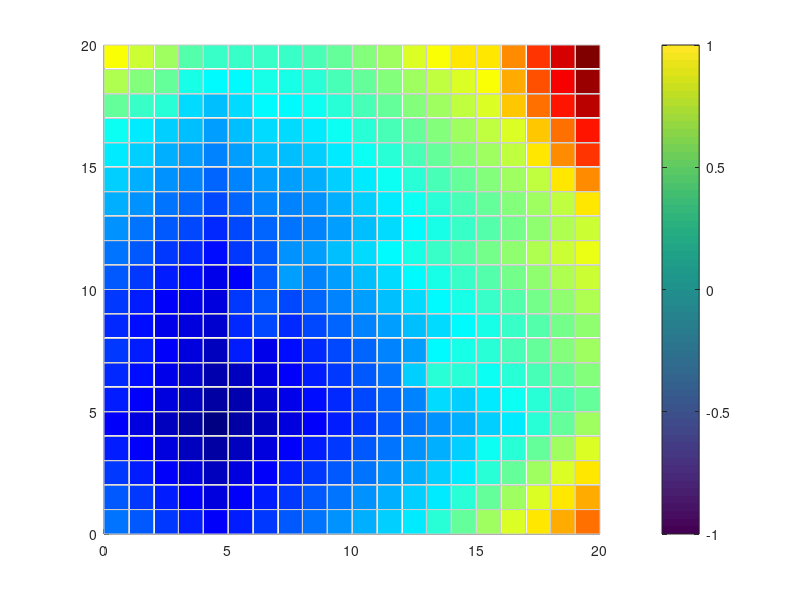

This figure's MATLAB source: (Note: this script raises an error after producing the figure.)
fprintf('Starting grid distance calculation...\n');

% --- Load the generated terrain data ---
% Make sure 'terrain_data.mat' exists from running terrain_abstraction_main.m
load('terrain_data.mat');

fprintf('Loaded terrain data. Grid size: %d\n', gridSize);

% --- Define Start Point ---
% For now, hardcode. This will be made interactive later.
startRow = 5;
startCol = 5;

% Validate start point
if startRow < 1 || startRow > gridSize || startCol < 1 || startCol > gridSize
    error('Start point (%d, %d) is out of grid bounds.', startRow, startCol);
end

% Get the terrain cost of the start cell
startCellTerrainCost = terrainTypes{terrainGrid(startRow, startCol)}.cost;
if isinf(startCellTerrainCost)
    error('Start point is on impassable terrain. Cannot calculate distances.');
end

fprintf('Calculating distances from start point: (%d, %d)\n', startRow, startCol);

% --- Initialize Dijkstra's Algorithm Data Structures ---
% distances: Stores the minimum cost from the start point to each cell
% Initialize all distances to infinity, except the start point
distances = ones(gridSize, gridSize) * inf;
distances(startRow, startCol) = 0;

% visited: Tracks which cells have been finalized (their minimum distance is known)
visited = false(gridSize, gridSize);

% Directions for 4-directional movement (up, down, left, right)
dr = [-1, 1, 0, 0];
dc = [0, 0, -1, 1];

numCells = gridSize * gridSize;
cellsProcessed = 0;

% Main Dijkstra's loop
while cellsProcessed < numCells
    minDist = inf;
    u_r = -1; % Row of the unvisited cell with the minimum distance
    u_c = -1; % Column of the unvisited cell with the minimum distance

    % Find the unvisited cell with the smallest distance
    for r = 1:gridSize
        for c = 1:gridSize
            if ~visited(r, c) && distances(r, c) < minDist
                minDist = distances(r, c);
                u_r = r;
                u_c = c;
            end
        end
    end

    % If no unvisited cell is reachable (minDist is still inf), break
    if u_r == -1
        break;
    end

    % Mark the current cell as visited
    visited(u_r, u_c) = true;
    cellsProcessed = cellsProcessed + 1;

    % Explore neighbors
    for k = 1:length(dr)
        v_r = u_r + dr(k);
        v_c = u_c + dc(k);

        % Check if neighbor is within grid bounds
        if v_r >= 1 && v_r <= gridSize && v_c >= 1 && v_c <= gridSize
            % Get terrain cost of the neighbor cell
            neighborTerrainCost = terrainTypes{terrainGrid(v_r, v_c)}.cost;

            % Only consider if neighbor is not visited and is traversable
            if ~visited(v_r, v_c) && ~isinf(neighborTerrainCost)
                cost_to_neighbor = neighborTerrainCost;

                % If the current path to neighbor is shorter, update it
                if distances(u_r, u_c) + cost_to_neighbor < distances(v_r, v_c)
                    distances(v_r, v_c) = distances(u_r, u_c) + cost_to_neighbor;
                end
            end
        end
    end
end

fprintf('Finished calculating distances.\n');

% --- Visualization of Distances ---
figure('Name', 'Grid Distances from Start Point', 'NumberTitle', 'off', 'Color', [0.95 0.95 0.95]);
ax = gca; % Get current axes handle
hold on;

% Use a colormap for visualization
finiteDistances = distances(~isinf(distances));
if isempty(finiteDistances)
    warning('No reachable cells from the start point.');
    % Just plot terrain as fallback
    for i = 1:gridSize
        for j = 1:gridSize
            currentTerrainIndex = terrainGrid(i, j);
            currentColor = terrainTypes{currentTerrainIndex}.color;
            rectangle('Position', [j-1, i-1, 1, 1], ...
                      'FaceColor', currentColor, ...
                      'EdgeColor', [0.8 0.8 0.8], ...
                      'LineWidth', 0.1);
        end
    end
    title('Grid Distances (No reachable cells)');
else
    maxFiniteDist = max(finiteDistances);
    minFiniteDist = min(finiteDistances);
    
    % Generate the colormap array
    numColors = 256; % Standard number of colors for colormaps
    my_colormap = jet(numColors); % Get 'jet' colormap with 256 colors
    
    for i = 1:gridSize
        for j = 1:gridSize
            if isinf(distances(i, j))
                % Impassable or unreachable cells
                currentColor = [0.7 0.7 0.7]; % Grey for unreachable/impassable
            else
                % Normalize distance to [0, 1] for colormap mapping
                normalizedDist = (distances(i, j) - minFiniteDist) / (maxFiniteDist - minFiniteDist + eps); % Add eps to avoid division by zero if all distances are same
                
                % Map normalizedDist to an index in the colormap array
                color_index = max(1, min(numColors, round(normalizedDist * (numColors - 1)) + 1));
                currentColor = my_colormap(color_index, :);
            end
            
            rectangle('Position', [j-1, i-1, 1, 1], ...
                      'FaceColor', currentColor, ...
                      'EdgeColor', [0.8 0.8 0.8], ...
                      'LineWidth', 0.1);
        end
    end
    
    % Add a color bar to show the distance scale
    colorbar('Ticks', linspace(0, 1, 5), ...
             'TickLabels', arrayfun(@(x) sprintf('%.1f', x), linspace(minFiniteDist, maxFiniteDist, 5), 'UniformOutput', false), ...
             'Label', 'Cost from Start Point');

    title(sprintf('Grid Distances from Start Point (%d, %d)', startRow, startCol));
end

% Plot the start point
plot(startCol - 0.5, startRow - 0.5, 'p', 'MarkerFaceColor', 'y', 'MarkerEdgeColor', 'k', 'MarkerSize', 15);
text(startCol - 0.5, startRow - 0.5, 'S', 'HorizontalAlignment', 'center', 'VerticalAlignment', 'middle', ...
     'FontSize', 10, 'Color', 'k', 'FontWeight', 'bold');


axis equal;
xlim([0, gridSize]);
ylim([0, gridSize]);
set(gca, 'YDir', 'normal');
set(gca, 'XTick', 0:gridSize, 'YTick', 0:gridSize);
grid on;
box on;
xlabel('X-coordinate');
ylabel('Y-coordinate');

hold off;
fprintf('Distance calculation and visualization complete.\n');